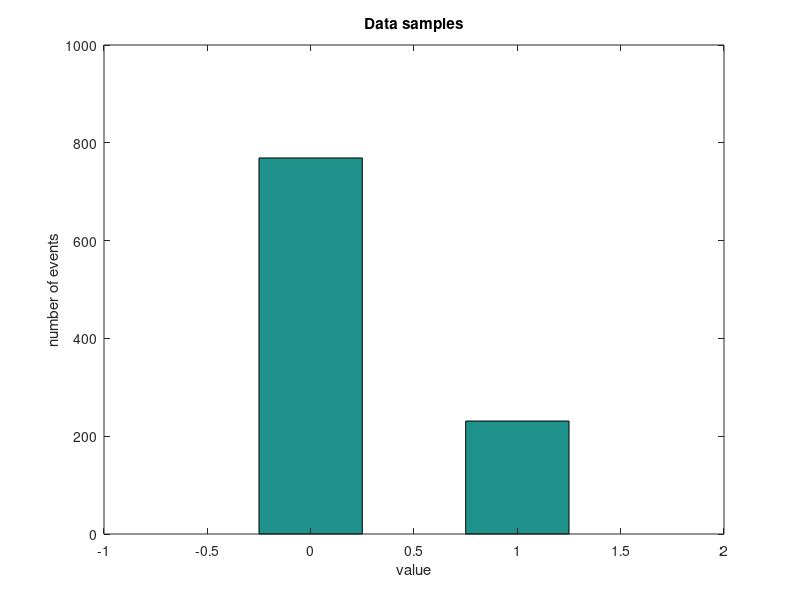

Write the MATLAB code that produced this figure. (Note: this script raises an error after producing the figure.)
% "Is this a fair coin?"
% Implementation of the Example 1 (Ch. 2, pag. 14) of the book Data
% Analysis: A Bayesian Tutorial, D. S. Sivia and J. Skilling (2006)
close all; clear; clc %#ok<*NOPTS>

% Data samples [0 = tail  |  1 = head]
N = 1000; % number of tosses
w = 0.25; % bias weight: 0 ~ always TAIL, 1/2 ~ FAIR, 1 ~ always head

% Storing all the tosses
data = randsample([0 1], N, true, [1-w w]);

figure()
hist(data, [0 0.5 1])
axis([-1 2 0 N])
title('Data samples')
xlabel('value')
ylabel('number of events')

% Data Analysis

% Sequential approach: analyze the data as they arrive (each toss as 
% standalone). This is to avoid numerical errors (overshoots9 while 
% analyzing big numbers as a whole. Normalization at each analysis is
% required.

H = 0:0.001:1;
prob_s = ones(1, length(H));
posterior = ones(1, length(H));
for i = 1:1:N
    toss = data(i);
    
    for j = 1:1:length(H)
        posterior(j) = H(j)^toss * (1 - H(j))^(1 - toss) * prior(H(j));
    end
    
    prob_s = prob_s .* posterior;
    prob_s = prob_s / trapz(H, prob_s);
end

% One-step data analysis: easier, but working only for small number of
% tossees (N < 1000)

R = sum(data); % number of heads

% normalization condition ~ int(prob(H)dH) = 1
const = factorial(R) * factorial(N-R) / factorial(N+1);

posterior_1s =@(H) likelihood(R, N, H) .* prior(H) / const;

% calculating probability distrubution

% One-step
prob_1s = ones(1, length(H));
for i = 1:1:length(H)
    prob_1s(i) = posterior_1s(H(i));
end

% check normalization
norm_s = trapz(H, prob_s)
norm_1s = trapz(H, prob_1s)

% Statistics evaluation
[~, index_s] = max(prob_s);
[~, index_1s] = max(prob_1s);

figure()
plot(H, prob_s, 'k')
hold on
plot(H, prob_1s, 'r')
xline(H(index_s), 'k');
xline(H(index_1s), 'r');
xline(w, 'b');

title('Posterior pdf')
xlabel('H')
ylabel('P(H|{data},I)')
xlim([0 1])
legend('pdf_{sequential}', 'pdf_{one-shot}', 'expected value_{seq}', ...
       'expected value_{1s}', 'real bias')


% Prior -------------------------------------------------------------------
function P = prior (H)
    if H >= 0 && H <= 1
        P = 1;
    else
        P = 0;
    end
end

% Likelihood --------------------------------------------------------------
function P = likelihood (R, N, H)
    P = H.^R .* (1 - H).^(N - R);
end